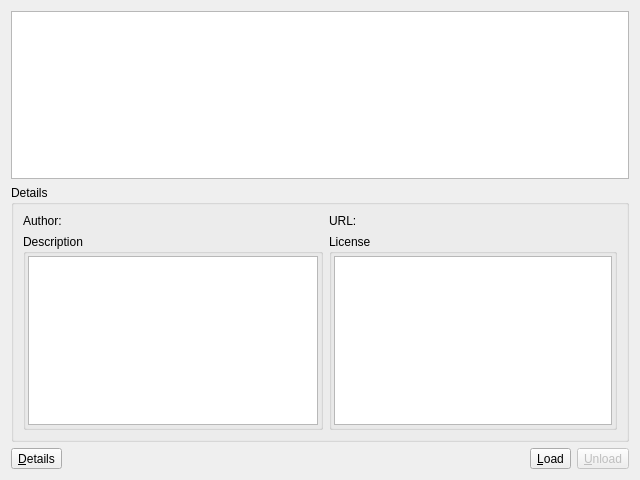
<?xml version="1.0" encoding="UTF-8"?>
<ui version="4.0">
 <class>PluginManagerWindowUI</class>
 <widget class="QWidget" name="PluginManagerWindowUI">
  <property name="geometry">
   <rect>
    <x>0</x>
    <y>0</y>
    <width>640</width>
    <height>480</height>
   </rect>
  </property>
  <property name="sizePolicy">
   <sizepolicy hsizetype="Expanding" vsizetype="Expanding">
    <horstretch>0</horstretch>
    <verstretch>0</verstretch>
   </sizepolicy>
  </property>
  <property name="windowTitle">
   <string>Plug-ins</string>
  </property>
  <layout class="QGridLayout" name="gridLayout">
   <item row="2" column="0" colspan="2">
    <layout class="QHBoxLayout" name="horizontalLayout">
     <item>
      <widget class="QToolButton" name="toolButtonDetails">
       <property name="text">
        <string>&amp;Details</string>
       </property>
       <property name="checkable">
        <bool>true</bool>
       </property>
      </widget>
     </item>
     <item>
      <spacer name="horizontalSpacer">
       <property name="orientation">
        <enum>Qt::Horizontal</enum>
       </property>
       <property name="sizeHint" stdset="0">
        <size>
         <width>40</width>
         <height>20</height>
        </size>
       </property>
      </spacer>
     </item>
     <item>
      <widget class="QToolButton" name="toolButtonLoad">
       <property name="text">
        <string>&amp;Load</string>
       </property>
      </widget>
     </item>
     <item>
      <widget class="QToolButton" name="toolButtonUnload">
       <property name="enabled">
        <bool>false</bool>
       </property>
       <property name="text">
        <string>&amp;Unload</string>
       </property>
      </widget>
     </item>
    </layout>
   </item>
   <item row="1" column="0" colspan="2">
    <widget class="QGroupBox" name="groupBoxDetails">
     <property name="sizePolicy">
      <sizepolicy hsizetype="Preferred" vsizetype="Preferred">
       <horstretch>0</horstretch>
       <verstretch>0</verstretch>
      </sizepolicy>
     </property>
     <property name="title">
      <string>Details</string>
     </property>
     <layout class="QGridLayout" name="gridLayout_2">
      <item row="0" column="0">
       <widget class="QLabel" name="label">
        <property name="text">
         <string>Author:</string>
        </property>
       </widget>
      </item>
      <item row="0" column="1">
       <widget class="QLabel" name="labelAuthor">
        <property name="sizePolicy">
         <sizepolicy hsizetype="Expanding" vsizetype="Preferred">
          <horstretch>0</horstretch>
          <verstretch>0</verstretch>
         </sizepolicy>
        </property>
        <property name="text">
         <string/>
        </property>
        <property name="openExternalLinks">
         <bool>true</bool>
        </property>
       </widget>
      </item>
      <item row="0" column="2">
       <widget class="QLabel" name="label_3">
        <property name="text">
         <string>URL:</string>
        </property>
       </widget>
      </item>
      <item row="0" column="3">
       <widget class="QLabel" name="labelURL">
        <property name="sizePolicy">
         <sizepolicy hsizetype="Expanding" vsizetype="Preferred">
          <horstretch>0</horstretch>
          <verstretch>0</verstretch>
         </sizepolicy>
        </property>
        <property name="text">
         <string/>
        </property>
        <property name="openExternalLinks">
         <bool>true</bool>
        </property>
       </widget>
      </item>
      <item row="1" column="0" colspan="2">
       <widget class="QGroupBox" name="groupBoxDescription">
        <property name="title">
         <string>Description</string>
        </property>
        <layout class="QGridLayout" name="gridLayout_3">
         <property name="margin">
          <number>2</number>
         </property>
         <item row="0" column="0">
          <widget class="QTextBrowser" name="textBrowserDescription">
           <property name="openExternalLinks">
            <bool>true</bool>
           </property>
          </widget>
         </item>
        </layout>
       </widget>
      </item>
      <item row="1" column="2" colspan="2">
       <widget class="QGroupBox" name="groupBoxLicense">
        <property name="title">
         <string>License</string>
        </property>
        <layout class="QGridLayout" name="gridLayout_4">
         <property name="margin">
          <number>2</number>
         </property>
         <item row="0" column="0">
          <widget class="QTextBrowser" name="textBrowserLicense">
           <property name="openExternalLinks">
            <bool>true</bool>
           </property>
          </widget>
         </item>
        </layout>
       </widget>
      </item>
     </layout>
    </widget>
   </item>
   <item row="0" column="0" colspan="2">
    <widget class="QTableView" name="tableView">
     <property name="sizePolicy">
      <sizepolicy hsizetype="Expanding" vsizetype="Expanding">
       <horstretch>0</horstretch>
       <verstretch>0</verstretch>
      </sizepolicy>
     </property>
     <property name="selectionMode">
      <enum>QAbstractItemView::SingleSelection</enum>
     </property>
     <property name="selectionBehavior">
      <enum>QAbstractItemView::SelectRows</enum>
     </property>
     <attribute name="horizontalHeaderStretchLastSection">
      <bool>true</bool>
     </attribute>
     <attribute name="horizontalHeaderStretchLastSection">
      <bool>true</bool>
     </attribute>
    </widget>
   </item>
  </layout>
 </widget>
 <resources/>
 <connections/>
</ui>
